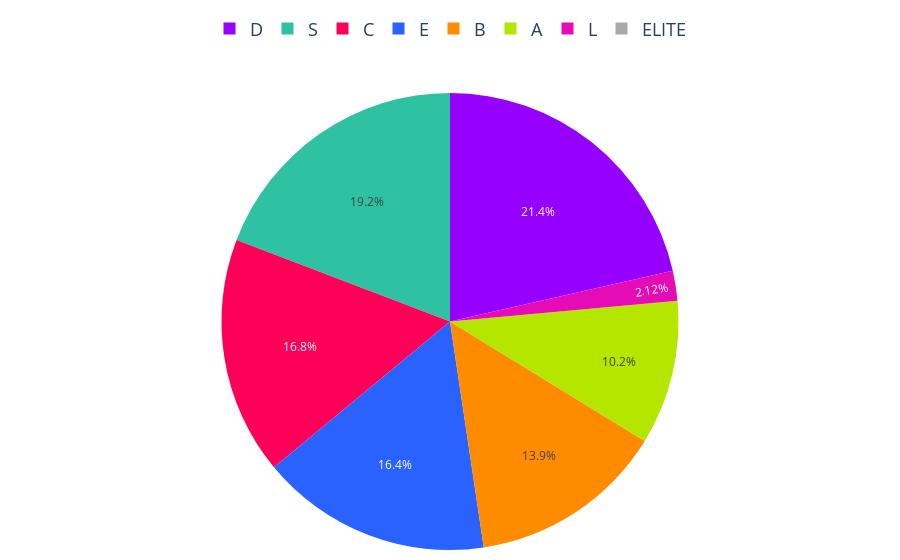

Write notebook code for a chart like this one.
### Code cell
orden_segmentos=["E", "D", "C", "B","A", "S", "L",'ELITE' ]

# Asegurar que la columna de segmentos tenga el orden deseado
resultados['segmento'] = pd.Categorical(resultados['segmento'], categories=orden_segmentos, ordered=True)

# Reordenar el DataFrame según el orden de los segmentos
resultados = resultados.sort_values('segmento', ascending=False)
segmentos = resultados['segmento']
porcentajes_totales = resultados['porcentaje_del_total']

# Definir los colores por clase
colores = ['#2962ff', '#9500ff', '#ff0059', '#ff8c00', '#b4e600', '#2EC2A2','#E50CB6','#4225CF','#2CBA4D']

# Crear un diccionario de colores con todos los segmentos, asignando gris a los que no tienen porcentaje
colores_segmentos = {segmento: colores[i] if segmento in segmentos.values else '#A9A9A9' 
                     for i, segmento in enumerate(orden_segmentos)}

# Crear lista de colores y valores en el orden especificado
colores_ordenados = [colores_segmentos.get(segmento, '#A9A9A9') for segmento in orden_segmentos]
valores_ordenados = [porcentajes_totales[segmentos == segmento].sum() if segmento in segmentos.values else 0 for segmento in orden_segmentos]

# Crear gráfico de pastel
fig = go.Figure(data=[go.Pie(
    labels=orden_segmentos, 
    values=valores_ordenados, 
    marker=dict(colors=colores_ordenados)
)])

# Configuración de texto dentro del gráfico
fig.update_traces(
    textinfo='percent',  # Mostrar porcentaje y etiquetas
    textposition='inside'     # Ubicar texto dentro de las secciones
)

# Configuración de la leyenda
fig.update_layout(
    margin=dict(l=10, r=10, t=10, b=10),  # Ajusta los márgenes
    legend=dict(                  # Personaliza la leyenda
        x=0.5,  # Posición horizontal centrada
        y=1.1,  # Posición vertical ajustada al top
        font=dict(size=18),  # Tamaño de la fuente
        xanchor='center',  # Ancla en el centro horizontal
        yanchor='bottom',  # Ancla en la parte inferior de la leyenda
        orientation='h'  # Cambiar orientación de la leyenda a horizontal
    ), autosize=True,
     xaxis=dict(tickangle=45),  # Ajusta el ángulo de los ticks en el eje X
    yaxis=dict(tickangle=45),   # Ajusta el ángulo de los ticks en el eje Y
    showlegend=True              # Mostrar la leyenda
)

# Exportar gráfica como archivo HTML
def guardar_grafico_como_html(fig, nombre_archivo, carpeta='assets/graficas'):
    if not os.path.exists(carpeta):
        os.makedirs(carpeta)
    
    # Configuración para desactivar herramientas no deseadas
    config = {
        'displaylogo': False,  # Ocultar el logo de Plotly
        'modeBarButtonsToRemove': [
            'toImage',       # Botón para guardar como imagen
            'select2d',      # Box select
            'lasso2d',       # Lasso select
            'resetScale2d',  # Reset Axes
        ]
    }
    # Exportar el gráfico con configuración
    pio.write_html(fig, f'{carpeta}/{nombre_archivo}.html', config=config)

# Exportar el gráfico
guardar_grafico_como_html(fig, 'g_pie_dist_propiedades_segmento_2024', carpeta='assets/graficas')

# Mostrar el gráfico
fig.show()

### Figure 1 — Plotly figure (JSON) as saved in the notebook; plotly's stock layout.template omitted (floating-point values rounded to 4 significant figures)
{"data": [{"labels": ["E", "D", "C", "B", "A", "S", "L", "ELITE"], "marker": {"colors": ["#2962ff", "#9500ff", "#ff0059", "#ff8c00", "#b4e600", "#2EC2A2", "#E50CB6", "#A9A9A9"]}, "textinfo": "percent", "textposition": "inside", "type": "pie", "values": [16.36, 21.43, 16.81, 13.88, 10.21, 19.19, 2.119, 0]}], "layout": {"autosize": true, "legend": {"font": {"size": 18}, "orientation": "h", "x": 0.5, "xanchor": "center", "y": 1.1, "yanchor": "bottom"}, "margin": {"b": 10, "l": 10, "r": 10, "t": 10}, "showlegend": true, "xaxis": {"tickangle": 45}, "yaxis": {"tickangle": 45}}}
